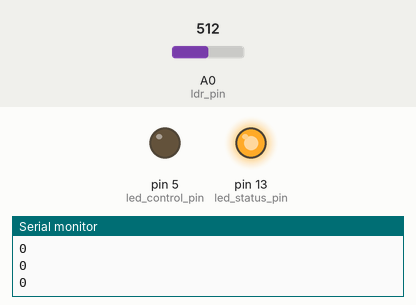
This sketch was run on a simulated Arduino Uno, built with avr-gcc and run on an emulated ATmega328P. Shown: output pins drawn as LEDs (lit = HIGH), the last lines printed to the serial monitor. Inputs (shaded band) come from the test bench; at power-on: A0 (ldr_pin) = 512.

Above: at 1.2 s.
1.3 s: A0 (ldr_pin) set to 716
At 2.0 s:
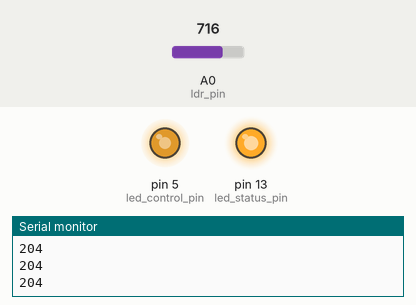
2.8 s: A0 (ldr_pin) set to 900
At 3.8 s:
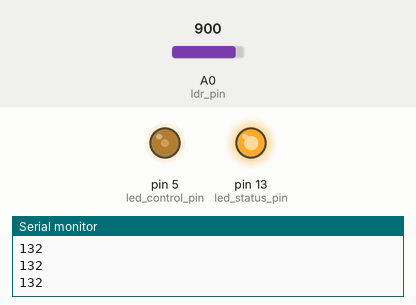
4.3 s: A0 (ldr_pin) set to 1023
At 5.7 s:
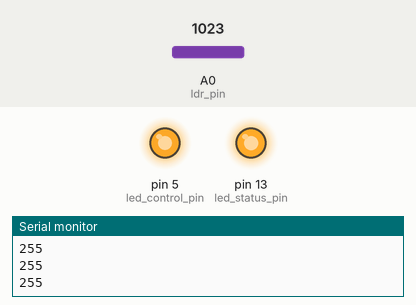
Timing chart, 0 to 7.3 s (numbered marks = the images above; inputs shaded):
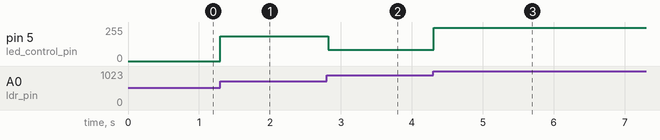

Measured:
- after the input at 1.3 s, pin 5 (led_control_pin): 0/255 → 186/255 at once
- after the input at 2.8 s, pin 5 (led_control_pin): 186/255 → 86/255 at once
- after the input at 4.3 s, pin 5 (led_control_pin): 86/255 → 250/255 at once

The sketch:

fs_03_arduino_ldrLED.ino
```cpp
// Foto-si´ntese, Arduino + Processing Workshop, Andre Sier, 2013


/*

	LDR voltage divider connection


	+5v--LDR--T---resist(+-10k)---ground
			      |
            |analog-read

*/


// variaveis a usar no programa

int led_status_pin = 13;

int led_control_pin = 5;
int led_control_val = 0; //valor analogico a enviar para o led
int led_max_val = 250; //valor maximo de brilho 0-255

int ldr_pin = A0;
int ldr_val = 0;

int ldr_min = 70; // valor minimo capturado pelo ldr
int ldr_max = 250; // valor maximo capturado pelo ldr

/*
 0- ler o valor do ldr
 1- usar o valor do ldr para controlar a luz do led
 */


// funcao setup
void setup() {
  // put your setup code here, to run once:

  //pinMode(13, OUTPUT);
  pinMode(led_status_pin, OUTPUT); // o pin do led e output
  pinMode(led_control_pin, OUTPUT); // o pin do led e output

  Serial.begin(9600); // iniciar a comunicaçao serial
digitalWrite(13,HIGH);
}

// funcao loop
void loop() {
  // put your main code here, to run repeatedly:

  // ler o valor do ldr convertido para byte 0-255
  ldr_val = byte(analogRead(ldr_pin));

  // escrever o valor na porta serie
 // Serial.write(ldr_val); // escrever como byte
  Serial.println(ldr_val); // escrever o valor + newline


//  led_control_val = ldr_val;
  led_control_val = map(ldr_val, ldr_min, ldr_max, 0, led_max_val);

  if(true){
    led_control_val = constrain(led_control_val,0,led_max_val);
  }


  analogWrite(led_control_pin, led_control_val);

  delay(30); // espera 30 ms


}
```
